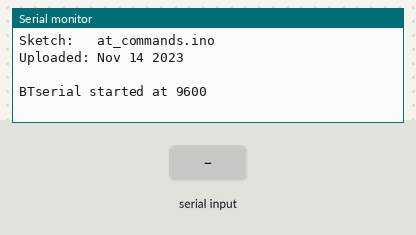
A sketch run on a simulated Arduino Uno, built with avr-gcc and run on an emulated ATmega328P. On the bench: the last lines printed to the serial monitor. Inputs (shaded band) come from the test bench.

Above: at 1.2 s.
1.3 s: "1\n" received over Serial
At 1.7 s:
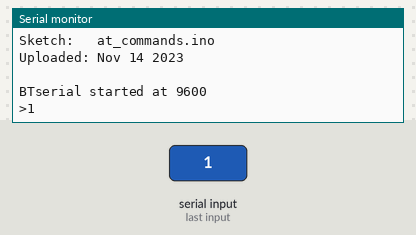
2.8 s: "1\n" received over the second serial link
At 4.0 s:
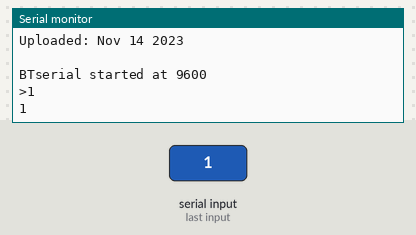
4.3 s: byte 10 (10) received over Serial
At 5.2 s:
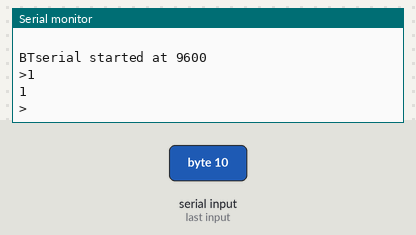
5.8 s: "0\n" received over Serial
At 6.3 s:
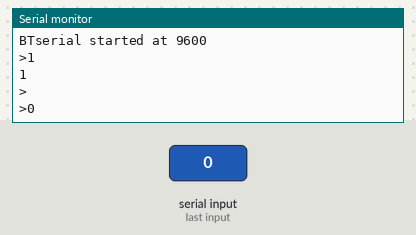
7.3 s: "0\n" received over the second serial link
At 8.6 s:
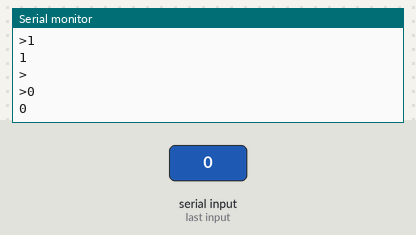

Measured:
- after the input at 1.3 s, the serial monitor: prints a new line at once (image 1)
- after the input at 2.8 s, the serial monitor: prints a new line at once (image 2)
- after the input at 4.3 s, the serial monitor: prints a new line at once (image 3)
- after the input at 5.8 s, the serial monitor: prints a new line at once (image 4)
- after the input at 7.3 s, the serial monitor: prints a new line at once (image 5)

The sketch:

at_commands.ino
```cpp
//  Basic serial communication sketch using AltSoftSerial (ASS).
//  Uses hardware serial to talk to the host computer and ASS for communication with the Bluetooth module
//
//  When a command is entered in the serial monitor on the computer
//  the Arduino will relay it to the Bluetooth module and display the result in the serial monitor.
//
//  Pins
//  BT VCC to Arduino 5V out.
//  BT GND to GND
//  Arduino D8 ASS RX - BT TX no need voltage divider
//  Arduino D9 ASS TX - BT TX through a voltage divider
//

#include <AltSoftSerial.h>
AltSoftSerial BTSerial;

char c=' ';
boolean NL = true;

void setup()
{
    Serial.begin(9600);
    Serial.print("Sketch:   ");   Serial.println(__FILE__);
    Serial.print("Uploaded: ");   Serial.println(__DATE__);
    Serial.println(" ");

    BTSerial.begin(9600);
    Serial.println("BTserial started at 9600");

    // If using an HC-05 in AT command mode the baud rate is likely to be 38400
    // Comment out the above 2 lines and uncomment the following 2 lines.
    // BTSerial.begin(38400);
    // Serial.println("BTserial started at 38400");

    Serial.println("");

}

void loop()
{

    // Read from the Bluetooth module and send to the Arduino Serial Monitor
    if (BTSerial.available())
    {
        c = BTSerial.read();
        Serial.write(c);
    }


    // Read from the Serial Monitor and send to the Bluetooth module
    if (Serial.available())
    {
        c = Serial.read();
        BTSerial.write(c);

        // Echo the user input to the main window. The ">" character indicates the user entered text.
        if (NL) { Serial.print(">");  NL = false; }
        Serial.write(c);
        if (c==10) { NL = true; }
    }

}
```
